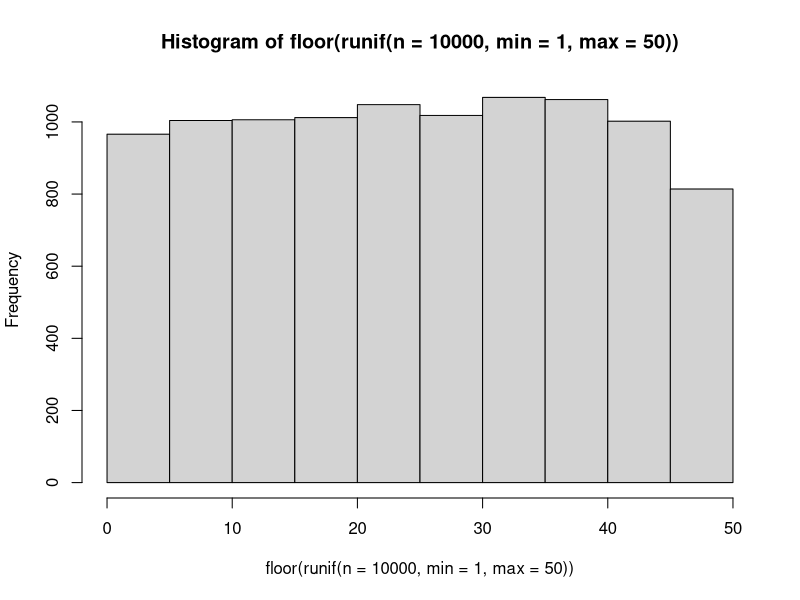
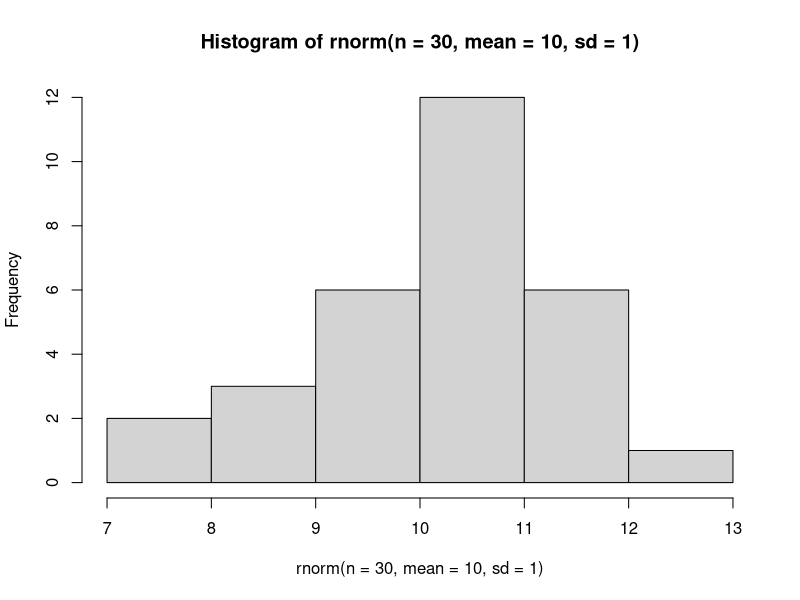
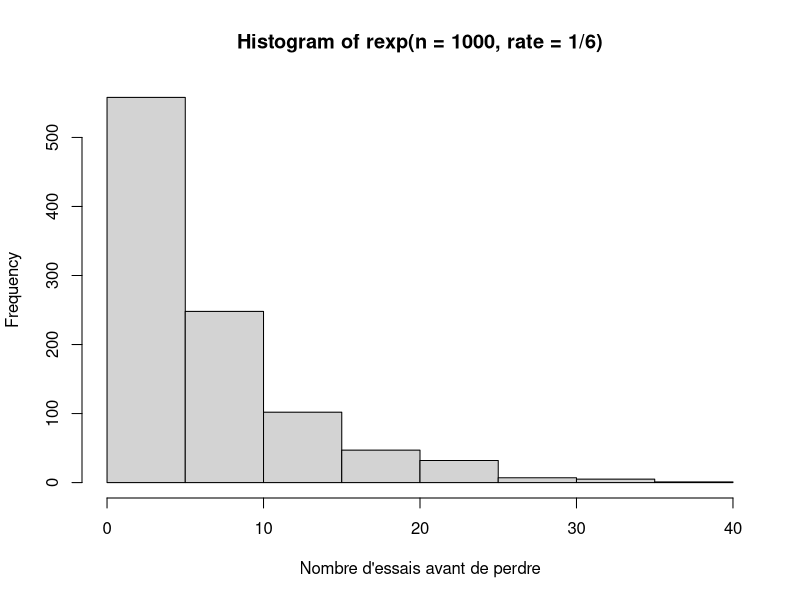
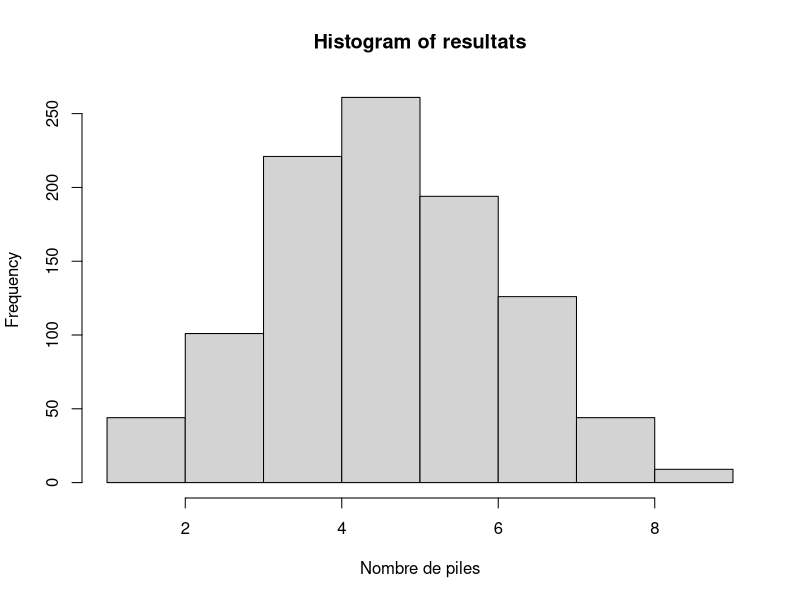
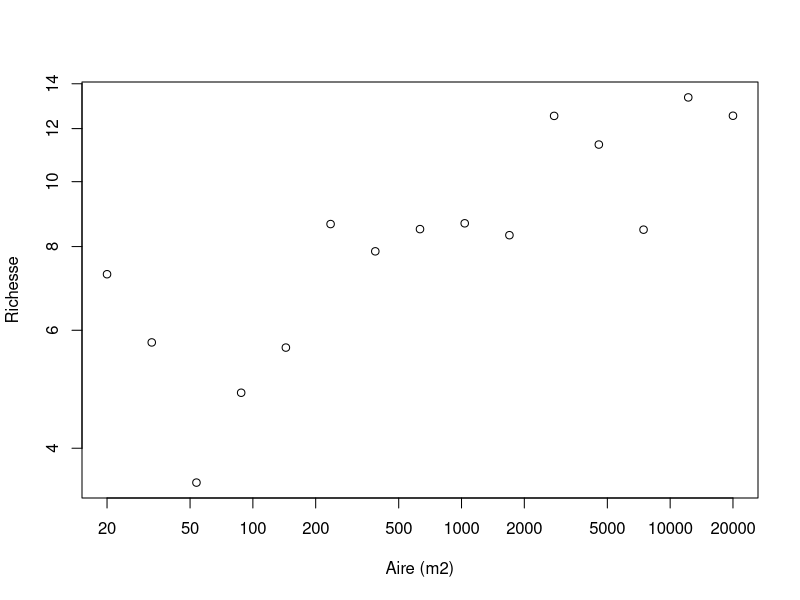
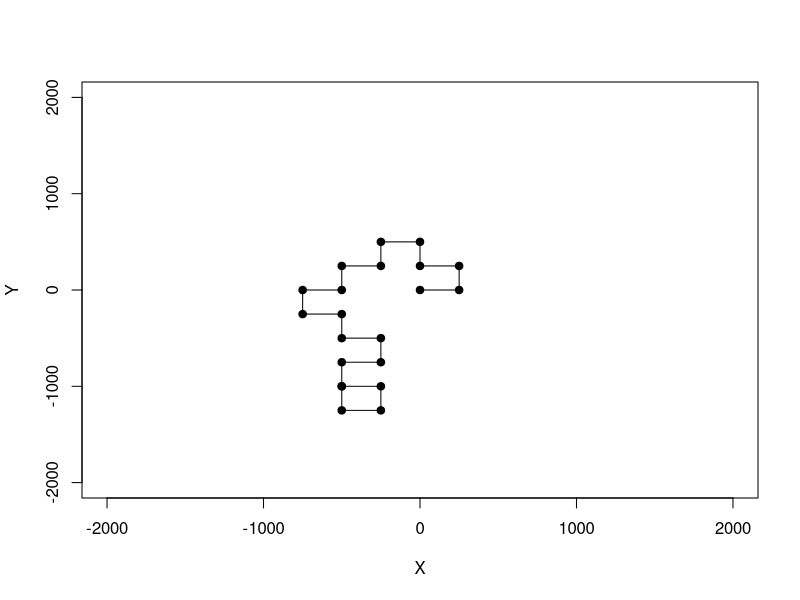
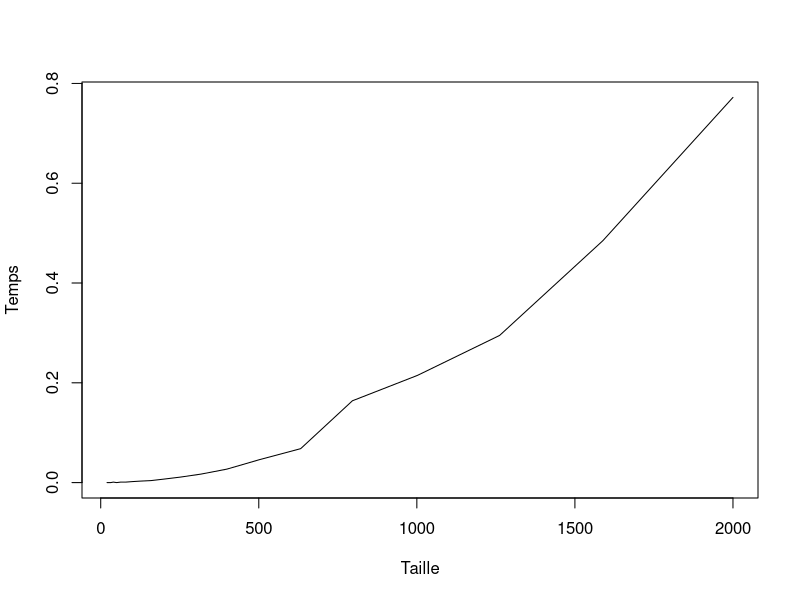

Write R code to recreate these figures, in order.
## ---- chunk 1
valeurs <- c("2", "3", "4", "5", "6", "7", "8", "9", "10", "valet", "reine", "roi", "as")
couleurs <- rep(c("pique", "trèfle", "carreau", "coeur"), each = 13)
cartes <- paste(valeurs, "-", couleurs)
tirage <- function(n, cartes) {
    sample(x = cartes, size = n, replace = FALSE)
}
tirage(3, cartes)
## ---- chunk 2
hist(floor(runif(n = 10000, min = 1,
  max = 50)))
## ---- chunk 3
set.seed(2)
## ---- chunk 4
hist(rnorm(n = 30, mean = 10, sd = 1))
## ---- chunk 5
rbinom(n = 10, size = 1, prob = 0.5)
## ---- chunk 6
rmultinom(n = 3, size = 1,
  prob = rep(1/6, 6))
## ---- chunk 7
hist(rexp(n = 1000, rate = 1/6), xlab =
  "Nombre d'essais avant de perdre")
## ---- chunk 8
tirages <- rbinom(n = 10, size = 1, prob = 0.5)
tirages
sum(tirages)
## ---- chunk 9
resultats <- c()
for (i in 1:1000) {
  tirages <- rbinom(n = 10, size = 1, prob = 0.5)
  resultats <- c(resultats, sum(tirages))
}
## ---- chunk 10
hist(resultats, xlab = "Nombre de piles")
## ---- chunk 11
resultats <- c()
for (i in 1:1000) {
  set.seed(123)
  tirages <- rbinom(n = 10, size = 1, prob = 0.5)
  resultats <- c(resultats, sum(tirages))
}
## ---- chunk 12
summary(resultats, xlab = "Nombre de piles")
## ---- chunk 13
A = 2*10^seq(1, 4, length.out = 15)
c = 3
z = 0.15
S = rnorm(15, mean = c*A^z, sd = 1.5)
plot(A, S, xlab = "Aire (m2)", ylab = "Richesse",
  log = "xy")
## ---- chunk 14
set.seed(1)
p = 0.55
alea = runif(n = 1, min = 0, max = 1)
if(alea < p) res = "pile" else res = "face"
res
## ---- chunk 15
nsteps = 20
xy = matrix(0,nr = 21, nc = 2)
xy[1,] = c(0,0)
direction = 0
set.seed(2)
for(step in 2:(nsteps+1)) {
    # Ḑe quel côté tourner ?
    if(runif(1,0,1) < 0.5) {
      # Tourne à droite
      direction = direction + pi/2 
    }
    else {
      # Tourne à gauche  
      direction = direction - pi/2
    }
    # Calcul des nouvelles coordonnées
    xy[step,1] = 
      xy[step-1,1] + sin(direction)*250 
    xy[step,2] = 
      xy[step-1,2] + cos(direction)*250 
}
## ---- chunk 16
plot(xy[,1],xy[,2], type = "l", xlim = c(-2000,2000),ylim = c(-2000,2000),
    xlab = "X", ylab = "Y")
points(xy[,1],xy[,2],pch = 19)
## ---- chunk 17
tri <- function(x){
	# Calcul de la dimension du vecteur
	taille <- length(x)
	ordre <- "NON"
	# Boucle qui tourne jusqu'à ce que tout soit en ordre
	while(ordre == "NON") {
		ordre <- "OUI"
		# Boucle qui passe tous les éléments en paires
		for(i in 1:(taille-1)) {
			if(x[i+1] < x[i]) {
				# Inversion des deux lettres
				x[c(i,i+1)] <- x[c(i+1,i)]
				# Comme un changement a été fait, l'ordre
				# n'est pas encore garanti
				ordre <- "NON"
			}
		}
	}
	return(x)
}
## ---- chunk 18
x <- runif(1000)
identical(sort(x), tri(x))
system.time(sort(x))
system.time(tri(x))
## ---- chunk 19
n = 2*10^seq(1,3,0.1)
res <- numeric(length(n))
for(i in 1:length(res)) {
	x <- runif(n[i])
	res[i] <- system.time(tri(x))[3]
}
plot(n, res, type = "l", xlab = "Taille", ylab = "Temps")
## ---- chunk 20
# Fonction avec boucle
f1 <- function(x) {
	taille <- length(x)
	x2 <- numeric(taille)
	for(i in 1:taille) {
    if(x[i] < 0.5) {
      x2[i] <- 1
    }
  }
}

# Fonction vectorisée
f2 <- function(x) {
	x2 <- x * 0
	x2[x < 0.5] <- 1
}
## ---- chunk 21
x <- runif(1000000)
system.time(f1(x))
system.time(f2(x))
## ---- chunk 22
f1 <- function(x) {
	res <- numeric(ncol(x))
	for(j in 1:ncol(x)) {
		for(i in 1:nrow(x)){
			res[x] <- res[j] + x[i,j]
		}
	}
}
X <- matrix(runif(100 * 100),
  nr=100, nc=100)
## ---- chunk 23
system.time(rowSums(X))
system.time(apply(X,2,sum))
system.time(f1(X))
